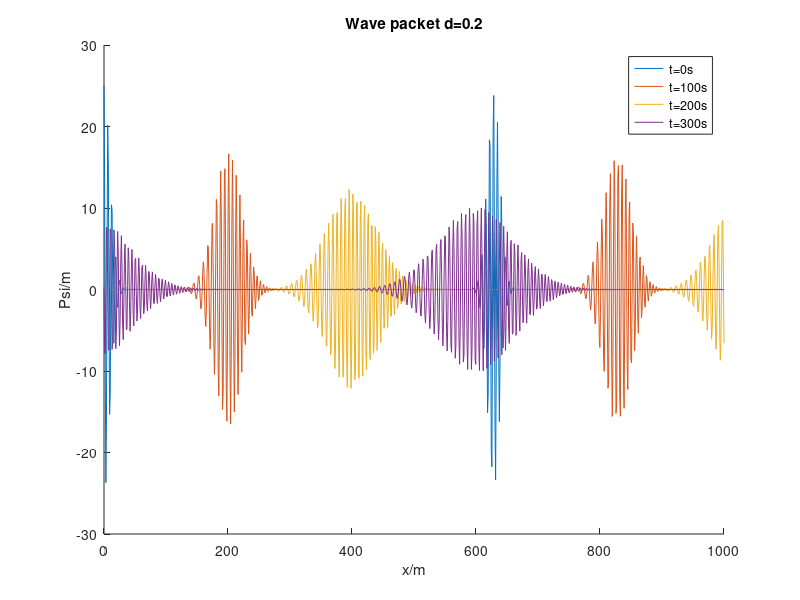

Write MATLAB code to recreate this figure.
clear;
k_0 = 1;
sgm = k_0/10;
dk = sgm/10;
c = 1;
d = 0;
m_0 = 30;
km = k_0;
w = 0;
t = [0 100 200 300];
psi = [];
x = linspace(0,1000,1000);

hold on

for g=1:4
    for e =1:length(x)
        psi(e) = 0;
    end
        for i=1:length(x)
            for m = -m_0:m_0
                km = k_0 + m*dk;
                w = c*km+d*km^3;
                psi(i) = psi(i) + exp(-(km-k_0)^2/(2*sgm^2))*cos(km*x(i)-w*km*t(g));
            end      
        end
    plot(x,psi)
end


title('Wave packet d=0.2')
xlabel('x/m')
ylabel('Psi/m')
legend('t=0s','t=100s','t=200s','t=300s')
